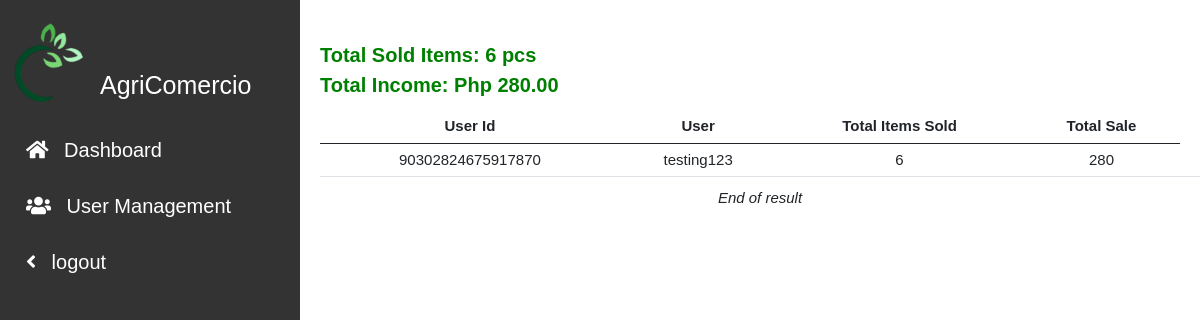
Page /admin/generated_report.php on the earlier database version.
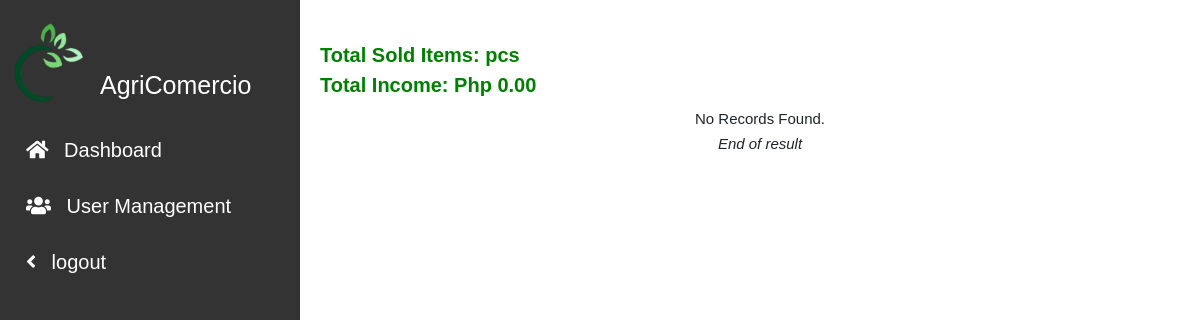
Same page on the later database version.
### tables this page shows
CREATE TABLE `orders` (
  `order_id` int(11) NOT NULL,
  `order_number` varchar(64) NOT NULL,
  `user_ref_num` varchar(128) NOT NULL COMMENT 'for customer',
  `item_id` int(11) NOT NULL,
  `user_id` varchar(64) NOT NULL COMMENT 'for seller',
  `item_qty` int(255) NOT NULL,
  `net_amt` int(255) NOT NULL,
  `status` varchar(1) NOT NULL DEFAULT 'P',
  `order_status` varchar(1) NOT NULL DEFAULT 'P',
  `date` date NOT NULL DEFAULT current_timestamp()
);

### includes/function.inc.php (called while the page is built, shortened)
<?php
function getOrderSummary($conn ){
    $sql_order_list = "SELECT
                           sum(i.item_price * o.item_qty) total_price
                           , sum(o.item_qty) total_qty
                        FROM orders o
                        JOIN items i
                          ON o.item_id = i.item_id
                       WHERE o.status = 'C'
                          AND o.order_status = 'P';";
                      $stmt=mysqli_stmt_init($conn);
                    if (!mysqli_stmt_prepare($stmt, $sql_order_list)){
                        header("location: index.php?error=stmtfailed");
                        exit();
                    }
        mysqli_stmt_execute($stmt);
        $resultData = mysqli_stmt_get_result($stmt);
        $arr = array();
        if($row = mysqli_fetch_assoc($resultData)){
            array_push($arr,$row);
        }
        return $arr;
}

### admin/generated_report.php (the view, shortened to what the changed rows need)
<!DOCTYPE html>
<?php
include_once ('../includes/db_conn.php');
include_once  ('../includes/function.inc.php');
$searchkey="";
?>
<!DOCTYPE html>
<html lang="en">
<head>
    <link rel="stylesheet" href="../css/bootstrap.min.css">
    <link rel="stylesheet" href="../css/style.css">
    <link rel="stylesheet" href="../css/fontawesome.css">
    <link rel="stylesheet" href="https://cdnjs.cloudflare.com/ajax/libs/font-awesome/5.15.2/css/all.min.css">
</head>
<body>
<body>
<div class="sidenav">
  <div class="sidenav-title">
    <div class="sidenav_image">
      <h1>AgriComercio</h1>
    </div>
  </div>
</div>
<main>
        <div class="main__container">
          <div class="container_fluid">
                <div class="row" id="contentPanel">
                <div class="col-12">
                <?php
                if($searchkey == ""){
                                    $sql =" SELECT
                                    i.item_id,
                                    SUM(i.item_price * o.item_qty) Total_Sale,
                                    SUM(o.item_qty) total_item_qty,
                                    u.user_fullname,
                                    o.order_id,
                                    o.order_number,
                                    o.item_id,
                                    o.user_id,
                                    o.item_qty,
                                    o.net_amt,
                                    o.status,
                                    order_status
                                    FROM items i
                                    JOIN orders o
                                    ON o.item_id = i.item_id
                                    JOIN user_info u
                                    ON u.user_ref_num = i.user_id
                                    group by o.user_id;";
                    $stmt=mysqli_stmt_init($conn);
                    if (!mysqli_stmt_prepare($stmt, $sql)){
                    echo "Statement Failed.";
                    exit();
                    }
                }
                mysqli_stmt_execute($stmt);
                $resultData = mysqli_stmt_get_result($stmt);
                $arr=array();
                while($row = mysqli_fetch_assoc($resultData)){
                array_push($arr,$row);
                }
                ?>
                <div class="sum" style=" text-align-last: left;
                                        margin-top:-1rem;
                                        margin-bottom:
                                        1rem;
                                        font-weight:bold;
                                        font-size:2rem;
                                        color:green;" >
                        <?php $summary = getOrderSummary($conn);
                                foreach($summary as $key => $nval){
                                        echo "Total Sold Items: ". $nval['total_qty'] . " pcs ";
                                        echo "<br>";
                                        echo "Total Income: Php ". number_format($nval['total_price'],2);
                                        }
                                        echo "<br>";
                            ?>
                    </div>
                <?php
                if(!empty($arr)){
                    echo "<table class='table'>";
                    echo "<thead>";
                    echo "<th> User Id </th>";
                    echo "<th> User </th>";
                    echo "<th> Total Items Sold</th>";
                    echo "<th> Total Sale </th>";
                    echo "</thead>";
                    foreach($arr as $key => $val){
                    echo "<tr>";
                    echo "<td>" . $val ['user_id']         . "</td>";
                    echo "<td>" . $val ['user_fullname']         . "</td>";
                    echo "<td>" . $val ['total_item_qty']   . "</td>";
                    echo "<td>" . $val ['Total_Sale']          .  " </td> ";
                    echo "<td>";
                    echo "</tr>";
                    }
                  ?>
                    <?php
                    echo "</table>";
                    }
                    else{
                    echo "<h4> No Records Found.</h4>";
                    }
                ?>
                    <div
                    class='text-center'><em>End of result</em>
                    </div>
                </div>
                </div>
          </div>
      </main>
</body>
</html>

Differences in the rows shown:
removed orders: user "90302824675917870", user_fullname "testing123", total_item_qty "6", Total_Sale "280"
Other differences:
new list line: "Total Sold Items: pcs Total Income: Php 0.00"
text no longer shown: "User Id User Total Items Sold Total Sale"
text now shown: "No Records Found."
list line gone: "Total Sold Items: 6 pcs Total Income: Php 280.00"
